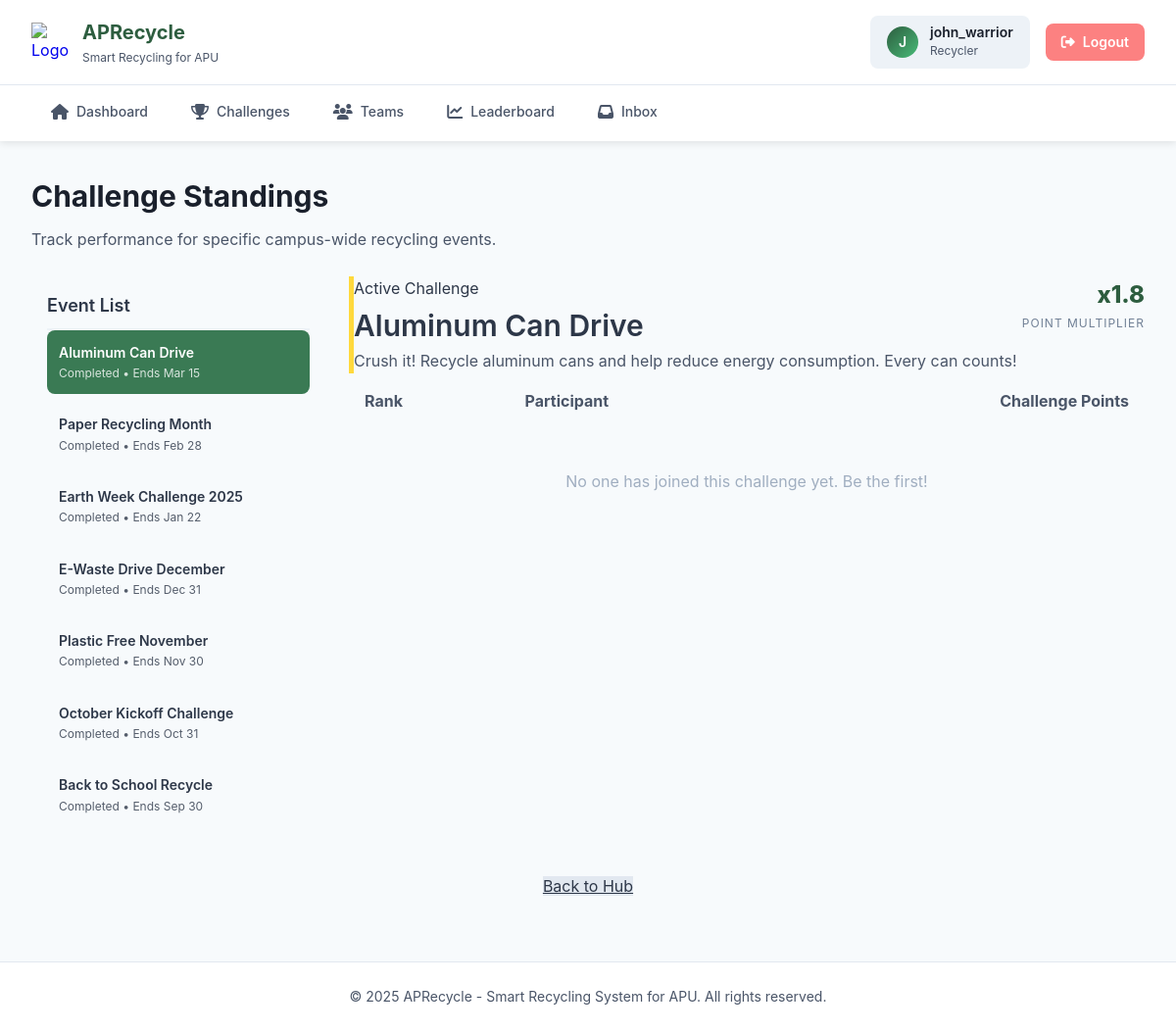
The page /recycler/leaderboard_challenges.php (signed in) on the database as committed earlier.
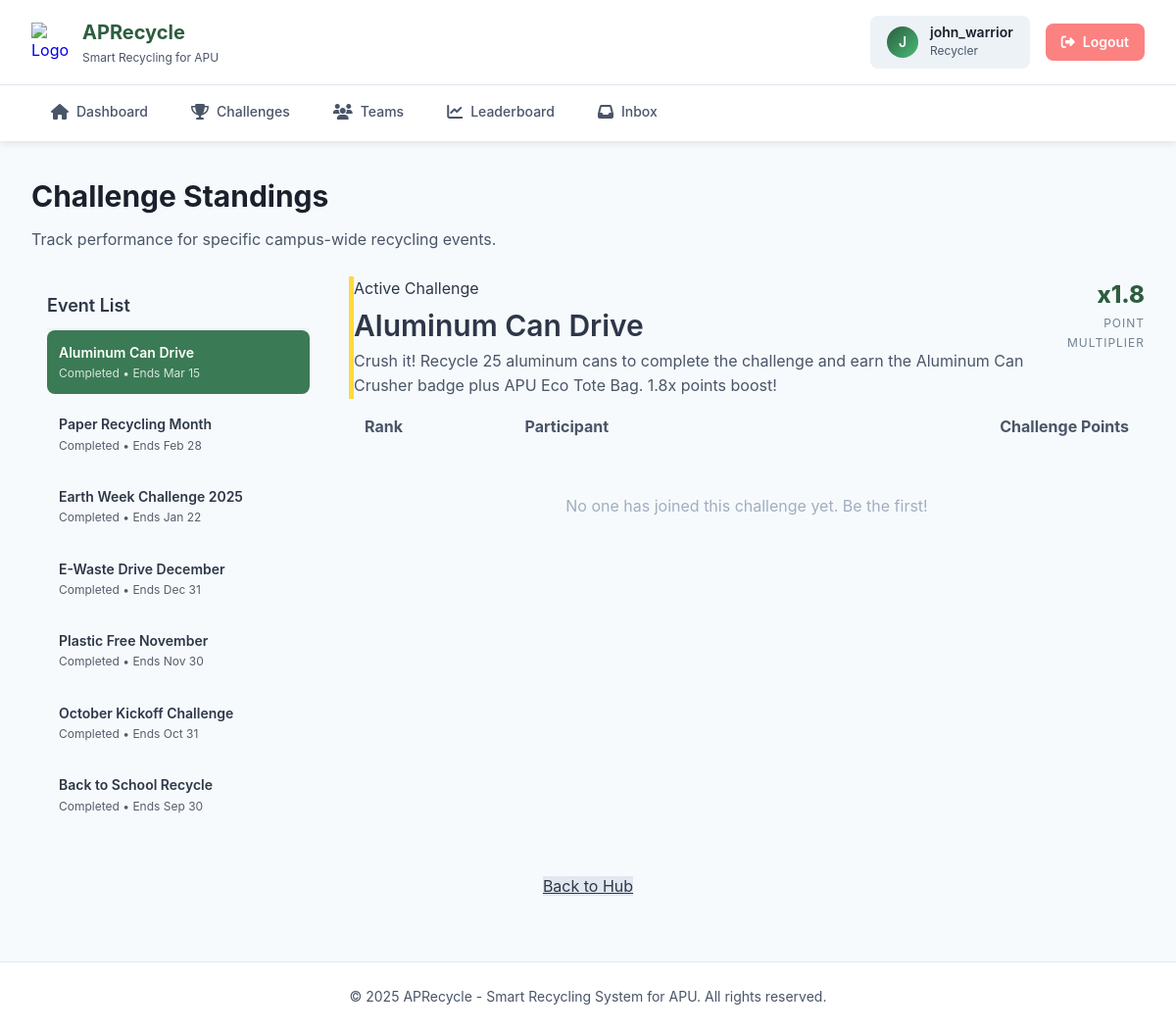
The same page on the database as committed later.
### tables this page shows
CREATE TABLE IF NOT EXISTS `challenge` (
  `challenge_id` int NOT NULL AUTO_INCREMENT,
  `title` varchar(100) NOT NULL,
  `description` text NOT NULL,
  `start_date` date NOT NULL,
  `end_date` date NOT NULL,
  `badge_id` int DEFAULT NULL COMMENT 'Challenge-specific badge (awarded on completion)',
  `reward_id` int DEFAULT NULL COMMENT 'Challenge-specific reward (awarded on completion)',
  `point_multiplier` decimal(3,1) NOT NULL DEFAULT '1.0',
  `target_material_id` int DEFAULT NULL COMMENT 'Specific material for smart challenges',
  `target_quantity` int NOT NULL DEFAULT '0' COMMENT 'Number of items to recycle (for quantity-based challenges)',
  `target_points` int NOT NULL DEFAULT '0' COMMENT 'Points to earn during challenge period (for points-based challenges)',
  `completion_type` enum('quantity','points','participation') NOT NULL DEFAULT 'quantity' COMMENT 'How to complete: quantity=recycle X items, points=earn X points, participation=join+submit 1 item',
  `created_at` datetime NOT NULL DEFAULT CURRENT_TIMESTAMP,
  PRIMARY KEY (`challenge_id`),
  KEY `badge_id` (`badge_id`),
  KEY `reward_id` (`reward_id`),
  KEY `target_material_id` (`target_material_id`)
);

### recycler/leaderboard_challenges.php (the view, shortened to what the changed rows need)
<?php
include('includes/header.php');
$conn = getDBConnection();
$challenge_id = isset($_GET['id']) ? intval($_GET['id']) : 0;
$all_challenges_query = "SELECT challenge_id, title, end_date,
                        CASE WHEN end_date >= CURRENT_DATE() THEN 'Active' ELSE 'Completed' END AS challenge_status
                        FROM challenge ORDER BY end_date DESC";
$challenges_list = mysqli_query($conn, $all_challenges_query);
if ($challenge_id === 0 && mysqli_num_rows($challenges_list) > 0) {
    mysqli_data_seek($challenges_list, 0);
    $first = mysqli_fetch_assoc($challenges_list);
    $challenge_id = $first['challenge_id'];
    mysqli_data_seek($challenges_list, 0);
}
$details_query = "SELECT * FROM challenge WHERE challenge_id = $challenge_id";
$details_result = mysqli_query($conn, $details_query);
$challenge_info = mysqli_fetch_assoc($details_result);
$rankings_query = "SELECT u.user_id, u.username, uc.challenge_point
                   FROM user_challenge uc
                   JOIN user u ON uc.user_id = u.user_id
                   WHERE uc.challenge_id = $challenge_id
                   ORDER BY uc.challenge_point DESC LIMIT 20";
$rankings_result = mysqli_query($conn, $rankings_query);
?>
<div class="page-header">
    <h1 class="page-title">Challenge Standings</h1>
</div>
<div style="display: grid; grid-template-columns: 300px 1fr; gap: var(--space-6); align-items: start;">
    <aside class="card" style="padding: var(--space-4);">
        <div style="display: flex; flex-direction: column; gap: var(--space-2);">
            <?php while($list_item = mysqli_fetch_assoc($challenges_list)): ?>
                <a href="?id=<?php echo $list_item['challenge_id']; ?>"
                   style="text-decoration: none; padding: var(--space-3); border-radius: var(--radius-md); transition: all 0.2s;
                          background: <?php echo $challenge_id == $list_item['challenge_id'] ? 'var(--color-primary-light)' : 'transparent'; ?>;
                          color: <?php echo $challenge_id == $list_item['challenge_id'] ? 'white' : 'var(--color-gray-700)'; ?>;"
                   class="challenge-link">
                    <div style="font-weight: 600; font-size: var(--text-sm);"><?php echo htmlspecialchars($list_item['title']); ?></div>
                    <div style="font-size: var(--text-xs); opacity: 0.8;">
                        <?php echo $list_item['challenge_status']; ?> • Ends <?php echo date('M d', strtotime($list_item['end_date'])); ?>
                    </div>
                </a>
            <?php endwhile; ?>
        </div>
    </aside>
    <section>
        <?php if ($challenge_info): ?>
            <div class="card mb-6" style="border-left: 5px solid var(--color-accent-yellow);">
                <div style="display: flex; justify-content: space-between; align-items: flex-start;">
                    <div>
                        <span class="badge badge-warning mb-2">Active Challenge</span>
                        <h2 class="mb-2"><?php echo htmlspecialchars($challenge_info['title']); ?></h2>
                        <p style="color: var(--color-gray-600);"><?php echo htmlspecialchars($challenge_info['description']); ?></p>
                    </div>
                    <div style="text-align: right;">
                        <div style="font-size: var(--text-2xl); font-weight: 800; color: var(--color-primary);">
                            x<?php echo $challenge_info['point_multiplier']; ?>
                        </div>
                        <div style="font-size: var(--text-xs); color: var(--color-gray-500); text-transform: uppercase; letter-spacing: 1px;">
                            Point Multiplier
                        </div>
                    </div>
                </div>
            </div>
            <div class="card" style="padding: 0; overflow: hidden;">
                <table style="width: 100%; border-collapse: collapse;">
                    <thead style="background: var(--color-gray-50); color: var(--color-gray-600); text-align: left;">
                        <tr>
                            <th style="padding: var(--space-4);">Rank</th>
                            <th style="padding: var(--space-4);">Participant</th>
                            <th style="padding: var(--space-4); text-align: right;">Challenge Points</th>
                        </tr>
                    </thead>
                    <tbody>
                        <?php if (mysqli_num_rows($rankings_result) == 0): ?>
                        <tr>
                            <td colspan="3" style="padding: var(--space-10); text-align: center; color: var(--color-gray-400);">
                                No one has joined this challenge yet. Be the first!
                            </td>
                        </tr>
                        <?php endif; ?>
                    </tbody>
                </table>
            </div>
        <?php endif; ?>
    </section>
</div>
<?php include('includes/footer.php'); ?>

Rows that differ between the two databases and show on the page:
changed challenge "Aluminum Can Drive": description "Crush it! Recycle aluminum cans and help reduce energy consumption. Every can counts!" → "Crush it! Recycle 25 aluminum cans to complete the challenge and earn the Aluminum Can Crusher badge plus APU Eco Tote Bag. 1.8x points boost!"
